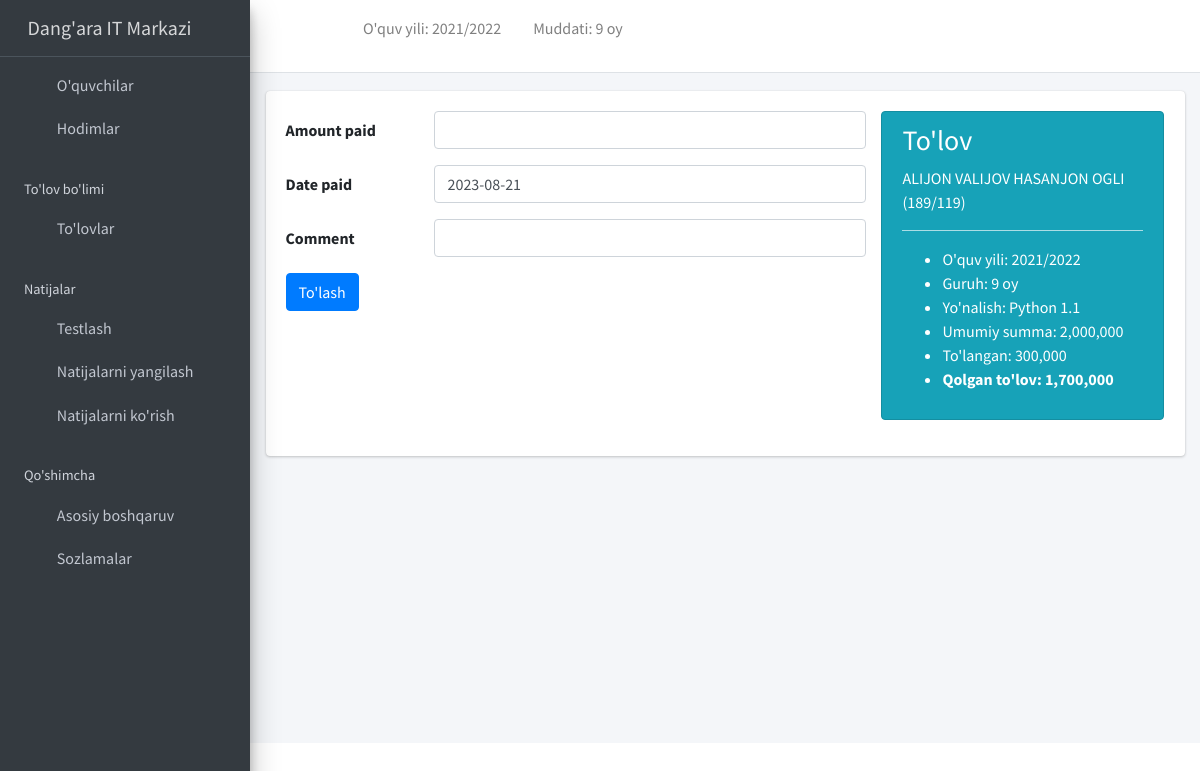
Screenshot of /finance/receipt/create?invoice=24 (signed in) with the database file from the repository.
### apps/corecode/models.py (models this page shows)
class AcademicSession(models.Model):
    name = models.CharField(max_length=200, unique=True)
    current = models.BooleanField(default=True)
    class Meta:
        ordering = ["-name"]
    def __str__(self):
        return self.name

class AcademicTerm(models.Model):
    name = models.CharField(max_length=20, unique=True)
    current = models.BooleanField(default=True)
    class Meta:
        ordering = ["name"]
    def __str__(self):
        return self.name

class StudentClass(models.Model):
    name = models.CharField(max_length=200, unique=True)
    class Meta:
        verbose_name = "Class"
        verbose_name_plural = "Classes"
        ordering = ["name"]
    def __str__(self):
        return self.name

### apps/finance/models.py (models this page shows, shortened)
class Invoice(models.Model):
    student = models.ForeignKey(Student, on_delete=models.CASCADE)
    session = models.ForeignKey(AcademicSession, on_delete=models.CASCADE)
    term = models.ForeignKey(AcademicTerm, on_delete=models.CASCADE)
    class_for = models.ForeignKey(StudentClass, on_delete=models.CASCADE)
    balance_from_previous_term = models.IntegerField(default=0)
    status = models.CharField(
        max_length=20,
        choices=[("active", "Active"), ("closed", "Closed")],
        default="active",
    )
    class Meta:
        ordering = ["student", "term"]
    def __str__(self):
        return f"{self.student}"
    def balance(self):
        payable = self.total_amount_payable()
        paid = self.total_amount_paid()
        return payable - paid
    def amount_payable(self):
        items = InvoiceItem.objects.filter(invoice=self)
        total = 0
        for item in items:
            total -= item.amount
        return total
    def total_amount_payable(self):
        return self.balance_from_previous_term + self.amount_payable()
    def total_amount_paid(self):
        receipts = Receipt.objects.filter(invoice=self)
        amount = 0
        for receipt in receipts:
            amount += receipt.amount_paid
        return amount

class Receipt(models.Model):
    invoice = models.ForeignKey(Invoice, on_delete=models.CASCADE)
    amount_paid = models.IntegerField()
    date_paid = models.DateField(default=timezone.now)
    comment = models.CharField(max_length=200, blank=True)

### apps/students/models.py (models this page shows, shortened)
class Student(models.Model):
    STATUS_CHOICES = [("active", "Aktiv"), ("inactive", "Ketgan")]
    GENDER_CHOICES = [("male", "Erkak"), ("female", "Ayol")]
    current_status = models.CharField(
        max_length=10, choices=STATUS_CHOICES, default="active"
    )
    registration_number = models.CharField(max_length=200, unique=True)
    surname = models.CharField(max_length=200)
    firstname = models.CharField(max_length=200)
    other_name = models.CharField(max_length=200, blank=True)
    gender = models.CharField(max_length=10, choices=GENDER_CHOICES, default="male")
    date_of_birth = models.DateField(default=timezone.now)
    current_class = models.ForeignKey(
        StudentClass, on_delete=models.SET_NULL, blank=True, null=True
    )
    date_of_admission = models.DateField(default=timezone.now)
    mobile_num_regex = RegexValidator(
        regex="^[0-9]{9,13}$", message="Iltimos e'tibotli bo'ling!"
    )
    parent_mobile_number = models.CharField(
        validators=[mobile_num_regex], max_length=13, blank=True
    )
    address = models.TextField(blank=True)
    others = models.TextField(blank=True)
    passport = models.ImageField(blank=True, upload_to="students/passports/")
    class Meta:
        ordering = ["surname", "firstname", "other_name"]
    def __str__(self):
        return f"{self.surname} {self.firstname} {self.other_name} ({self.registration_number})"

### apps/finance/views.py (the view, shortened to what this page needs)
# urls.py: path("receipt/create", ReceiptCreateView.as_view(), name="receipt-create"),
class ReceiptCreateView(LoginRequiredMixin, CreateView):
    model = Receipt
    fields = ["amount_paid", "date_paid", "comment"]
    success_url = reverse_lazy("invoice-list")
    def get_context_data(self, **kwargs):
        context = super(ReceiptCreateView, self).get_context_data(**kwargs)
        invoice = Invoice.objects.get(pk=self.request.GET["invoice"])
        context["invoice"] = invoice
        return context

### apps/corecode/context_processors.py (called while the page is built)
def site_defaults(request):
    current_session = AcademicSession.objects.get(current=True)
    current_term = AcademicTerm.objects.get(current=True)
    vals = SiteConfig.objects.all()
    contexts = {
        "current_session": current_session.name,
        "current_term": current_term.name,
    }
    for val in vals:
        contexts[val.key] = val.value
    return contexts

### apps/finance/templates/finance/receipt_form.html (shortened to what this page needs)
{% extends 'base.html' %}
{% load humanize %}
{% block content %}
<div class="row">
  <div class="col-8">
    <form action="" method="POST">
      {% include 'corecode/form_snippet.html' %}
      <input type="submit" class="btn btn-primary" value="To'lash">
    </form>
  </div>
  <div class="col-4">
    <div class="alert alert-info" role="alert">
      <h3>To'lov</h3>
      <p>{{invoice | upper}}</p>
      <hr>
      <ul>
        <li>O'quv yili: {{ invoice.session }}</li>
        <li>Guruh: {{ invoice.term }}</li>
        <li>Yo'nalish: {{ invoice.class_for }}</li>
        <li>Umumiy summa: {{invoice.total_amount_payable | intcomma }}
        </li>
        <li>To'langan: {{ invoice.total_amount_paid | intcomma }}</li>
        <li><strong>Qolgan to'lov: {{invoice.balance | intcomma }}</strong></li>
      </ul>
    </div>
  </div>
</div>
{% endblock content %}

### templates/base.html (shortened to what this page needs)
{% load static %}
<!DOCTYPE html>
<html lang="en">
<head>
  <link rel="stylesheet" href="{% static 'plugins/fontawesome-free/css/all.min.css' %}">
  <link rel="stylesheet" href="{% static 'plugins/toastr/toastr.min.css' %}">
  <link rel="stylesheet"
    href="{% static 'plugins/overlayScrollbars/css/OverlayScrollbars.min.css' %}">
  <link rel="stylesheet" href="{% static 'plugins/Datatables/datatables.min.css' %}" />
  <link rel="stylesheet" href="{% static 'dist/css/adminlte.min.css' %}">
</head>
<body
  class="hold-transition sidebar-mini layout-fixed layout-navbar-fixed layout-footer-fixed">
  <div class="wrapper">
    <nav class="main-header navbar navbar-expand navbar-white navbar-light">
      <ul class="navbar-nav">
        <li class="nav-item">
          <a class="nav-link" data-widget="pushmenu" href="#" role="button"><i
              class="fas fa-bars"></i></a>
        </li>
        <li class="nav-item d-none d-sm-inline-block">
          <a href="{% url 'home' %} " class="nav-link"><i class="fa fa-home"></i></a>
        </li>
        <li class="nav-item d-none d-sm-inline-block">
          <p class="nav-link">O'quv yili: {{ current_session }}</p>
        </li>
        <li class="nav-item d-none d-sm-inline-block">
          <p class="nav-link">Muddati: {{ current_term }}</p>
        </li>
      </ul>
      <ul class="navbar-nav ml-auto">
        <li class="nav-item dropdown">
          <a class="nav-link" data-toggle="dropdown" href="#">
            <i class="far fa-user"></i>
          </a>
        </li>
        <li class="nav-item">
          <a class="nav-link" data-widget="control-sidebar" data-slide="true"
            href="#" role="button"><i class="fas fa-th-large"></i></a>
        </li>
      </ul>
    </nav>
    <aside class="main-sidebar sidebar-dark-primary elevation-4">
      <a href="{% url 'home' %}" class="brand-link"><i class="nav-icon fas fa-graduation-cap"></i> Dang'ara IT Markazi</a>
      <div class="sidebar">
        <nav class="mt-2">
          <ul class="nav nav-pills nav-sidebar flex-column"
            data-widget="treeview" role="menu" data-accordion="false">
            <li class="nav-item">
              <a href="{% url 'student-list' %}" class="nav-link">
                <i class="nav-icon fas fa-graduation-cap"></i>
                <p>
                  O'quvchilar
                </p>
              </a>
            </li>
            <li class="nav-item">
              <a href="{% url 'staff-list' %}" class="nav-link">
                <i class="nav-icon fas fa-users"></i>
                <p>
                  Hodimlar
                </p>
              </a>
            </li>
            <li class="nav-header">To'lov bo'limi</li>
            <li class="nav-item">
              <a href="{% url 'invoice-list' %}" class="nav-link">
                <i class="nav-icon fas fa-money-bill-alt"></i>
                <p>
                  To'lovlar
                </p>
              </a>
            </li>
            <li class="nav-header">Natijalar</li>
            <li class="nav-item">
              <a href="{% url 'create-result' %}" class="nav-link">
                <i class="nav-icon fas fa-plus"></i>
                <p>
                  Testlash
                </p>
              </a>
            </li>
            <li class="nav-item">
              <a href="{% url 'edit-results' %}" class="nav-link">
                <i class="nav-icon fas fa-pen"></i>
                <p>
                  Natijalarni yangilash
                </p>
              </a>
            </li>
            <li class="nav-item">
              <a href="{% url 'view-results' %}" class="nav-link">
                <i class="nav-icon fas fa-address-card"></i>
                <p>
                  Natijalarni ko'rish
                </p>
              </a>
            </li>
            <li class="nav-header">Qo'shimcha</li>
            <li class="nav-item has-treeview">
              <a href="#" class="nav-link">
                <i class="nav-icon fas fa-copy"></i>
                <p>
                  Asosiy boshqaruv
                  <i class="fas fa-angle-left right"></i>
                </p>
              </a>
            </li>
            <li class="nav-item">
              <a href="{% url 'configs' %}" class="nav-link">
                <i class="nav-icon fas fa-cog"></i>
                <p>
                  Sozlamalar
                </p>
              </a>
            </li>
          </ul>
        </nav>
      </div>
    </aside>
    <div class="content-wrapper">
      <section class="content-header">
      </section>
      <section class="content">
        <div class="container-fluid">
          <div class="row">
            <div class="col-md-12">
              {% block fullcard %}
              <div class="card">
                <div class="card-body">
                  <div class="row">
                    <div class="col">
                      {% block content %}
                      {% endblock content %}
                    </div>
                  </div>
                </div>
              </div>
              {% endblock fullcard %}
            </div>
          </div>
        </div>
      </section>
    </div>
  </div>
</body>
</html>

### rows the page displays
AcademicSession: name "2021/2022"
AcademicTerm: name "9 oy"
Invoice: student.registration_number "ALIJON VALIJOV HASANJON OGLI (189/119)", session "2021/2022", term "9 oy", class_for "Python 1.1", total_amount_payable "2,000,000", total_amount_paid "300,000", balance "1,700,000"

### other values shown
{{ field.label }} "Amount paid" "Date paid" "Comment"
